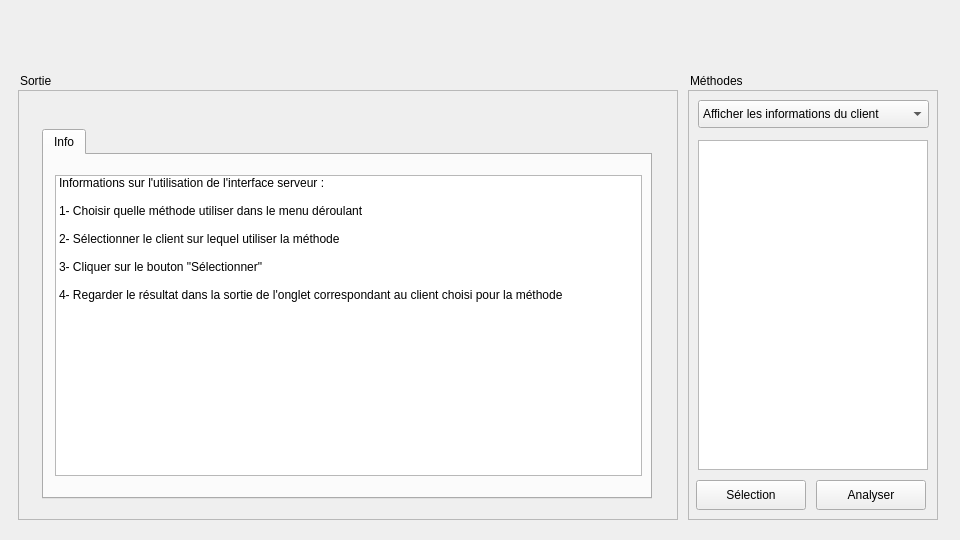
<?xml version="1.0" encoding="UTF-8"?>
<ui version="4.0">
 <class>MainWindow</class>
 <widget class="QMainWindow" name="MainWindow">
  <property name="geometry">
   <rect>
    <x>0</x>
    <y>0</y>
    <width>960</width>
    <height>540</height>
   </rect>
  </property>
  <property name="windowTitle">
   <string>MainWindow</string>
  </property>
  <property name="autoFillBackground">
   <bool>false</bool>
  </property>
  <widget class="QWidget" name="centralwidget">
   <widget class="QFrame" name="frame_2">
    <property name="geometry">
     <rect>
      <x>688</x>
      <y>90</y>
      <width>250</width>
      <height>430</height>
     </rect>
    </property>
    <property name="frameShape">
     <enum>QFrame::Shape::StyledPanel</enum>
    </property>
    <property name="frameShadow">
     <enum>QFrame::Shadow::Raised</enum>
    </property>
    <widget class="QListWidget" name="clientListWidget">
     <property name="enabled">
      <bool>true</bool>
     </property>
     <property name="geometry">
      <rect>
       <x>10</x>
       <y>50</y>
       <width>230</width>
       <height>330</height>
      </rect>
     </property>
     <property name="layoutDirection">
      <enum>Qt::LayoutDirection::LeftToRight</enum>
     </property>
    </widget>
    <widget class="QPushButton" name="selectionButton">
     <property name="geometry">
      <rect>
       <x>8</x>
       <y>390</y>
       <width>110</width>
       <height>30</height>
      </rect>
     </property>
     <property name="text">
      <string>Sélection</string>
     </property>
    </widget>
    <widget class="QPushButton" name="analyzeButton">
     <property name="geometry">
      <rect>
       <x>128</x>
       <y>390</y>
       <width>110</width>
       <height>30</height>
      </rect>
     </property>
     <property name="text">
      <string>Analyser</string>
     </property>
    </widget>
    <widget class="QComboBox" name="comboBox">
     <property name="geometry">
      <rect>
       <x>10</x>
       <y>10</y>
       <width>231</width>
       <height>28</height>
      </rect>
     </property>
     <item>
      <property name="text">
       <string>Afficher les informations du client</string>
      </property>
     </item>
     <item>
      <property name="text">
       <string>Démarrer le keylogger</string>
      </property>
     </item>
     <item>
      <property name="text">
       <string>Eteindre le keylogger</string>
      </property>
     </item>
     <item>
      <property name="text">
       <string>Afficher la liste complète des processus</string>
      </property>
     </item>
     <item>
      <property name="text">
       <string>Afficher la liste des processus (noms)</string>
      </property>
     </item>
     <item>
      <property name="text">
       <string>Ecrire une ligne de commande</string>
      </property>
     </item>
     <item>
      <property name="text">
       <string>Déconnecter le client sélectionné (Prévision)</string>
      </property>
     </item>
     <item>
      <property name="text">
       <string>Analyse de données du client sélectionné (Prévision)</string>
      </property>
     </item>
    </widget>
   </widget>
   <widget class="QFrame" name="frame">
    <property name="geometry">
     <rect>
      <x>18</x>
      <y>90</y>
      <width>660</width>
      <height>430</height>
     </rect>
    </property>
    <property name="frameShape">
     <enum>QFrame::Shape::StyledPanel</enum>
    </property>
    <property name="frameShadow">
     <enum>QFrame::Shadow::Raised</enum>
    </property>
    <widget class="QTabWidget" name="tabWidget">
     <property name="geometry">
      <rect>
       <x>24</x>
       <y>39</y>
       <width>610</width>
       <height>370</height>
      </rect>
     </property>
     <property name="currentIndex">
      <number>0</number>
     </property>
     <widget class="QWidget" name="clientTab">
      <attribute name="title">
       <string>Info</string>
      </attribute>
      <widget class="QListWidget" name="listWidget">
       <property name="geometry">
        <rect>
         <x>11</x>
         <y>20</y>
         <width>587</width>
         <height>301</height>
        </rect>
       </property>
       <item>
        <property name="text">
         <string>Informations sur l'utilisation de l'interface serveur :</string>
        </property>
       </item>
       <item>
        <property name="text">
         <string/>
        </property>
       </item>
       <item>
        <property name="text">
         <string>1- Choisir quelle méthode utiliser dans le menu déroulant</string>
        </property>
       </item>
       <item>
        <property name="text">
         <string/>
        </property>
       </item>
       <item>
        <property name="text">
         <string>2- Sélectionner le client sur lequel utiliser la méthode</string>
        </property>
       </item>
       <item>
        <property name="text">
         <string/>
        </property>
       </item>
       <item>
        <property name="text">
         <string>3- Cliquer sur le bouton &quot;Sélectionner&quot;</string>
        </property>
       </item>
       <item>
        <property name="text">
         <string/>
        </property>
       </item>
       <item>
        <property name="text">
         <string>4- Regarder le résultat dans la sortie de l'onglet correspondant au client choisi pour la méthode</string>
        </property>
       </item>
      </widget>
     </widget>
    </widget>
   </widget>
   <widget class="QLabel" name="label_2">
    <property name="geometry">
     <rect>
      <x>20</x>
      <y>70</y>
      <width>81</width>
      <height>21</height>
     </rect>
    </property>
    <property name="text">
     <string>Sortie</string>
    </property>
   </widget>
   <widget class="QLabel" name="labelRight">
    <property name="geometry">
     <rect>
      <x>690</x>
      <y>70</y>
      <width>71</width>
      <height>21</height>
     </rect>
    </property>
    <property name="text">
     <string>Méthodes</string>
    </property>
   </widget>
  </widget>
 </widget>
 <resources/>
 <connections/>
</ui>
